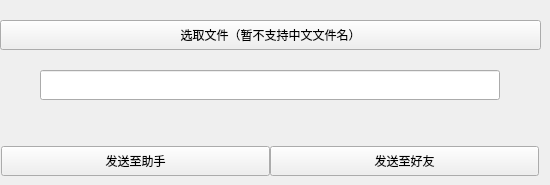
             <widget class="QWidget" name="tab_2">
              <attribute name="title">
               <string>文件</string>
              </attribute>
              <widget class="QPushButton" name="pushButton_open_file">
               <property name="geometry">
                <rect>
                 <x>0</x>
                 <y>20</y>
                 <width>541</width>
                 <height>30</height>
                </rect>
               </property>
               <property name="text">
                <string>选取文件（暂不支持中文文件名）</string>
               </property>
              </widget>
              <widget class="QLineEdit" name="lineEdit_file_dir">
               <property name="geometry">
                <rect>
                 <x>40</x>
                 <y>70</y>
                 <width>460</width>
                 <height>30</height>
                </rect>
               </property>
               <property name="focusPolicy">
                <enum>Qt::TabFocus</enum>
               </property>
              </widget>
              <widget class="QPushButton" name="pushButton_file_helper">
               <property name="geometry">
                <rect>
                 <x>1</x>
                 <y>146</y>
                 <width>269</width>
                 <height>30</height>
                </rect>
               </property>
               <property name="text">
                <string>发送至助手</string>
               </property>
              </widget>
              <widget class="QPushButton" name="pushButton_file_friend">
               <property name="geometry">
                <rect>
                 <x>270</x>
                 <y>146</y>
                 <width>269</width>
                 <height>30</height>
                </rect>
               </property>
               <property name="text">
                <string>发送至好友</string>
               </property>
              </widget>
             </widget>
